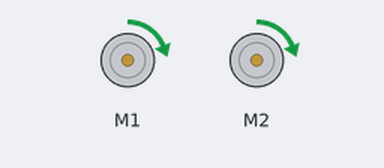
A sketch run on a simulated Arduino Uno, built with avr-gcc and run on an emulated ATmega328P. Shown: 2 × DC motor (green arrow = forward, orange = backward, longer = faster). What the sketch prints to the serial monitor is not drawn.

Above: at 0.1 s.
Timing chart, 0 to 1.6 s (numbered marks = the images above):
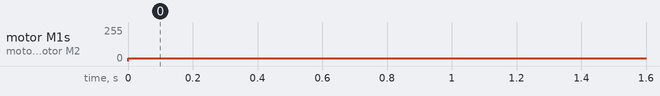

Measured:
- by itself, motor M1, motor M2: stopped → forward 20/255 at 0.00 s

The sketch:

DCMotorTest_maxspeed.ino
```cpp
/*
This is a test sketch for the Adafruit assembled Motor Shield for Arduino v2
It won't work with v1.x motor shields! Only for the v2's with built in PWM
control

For use with the Adafruit Motor Shield v2
---->  http://www.adafruit.com/products/1438
*/

#include <Wire.h>
#include <Adafruit_MotorShield.h>
#include "utility/Adafruit_MS_PWMServoDriver.h"

// Create the motor shield object with the default I2C address
Adafruit_MotorShield AFMS = Adafruit_MotorShield();
// Or, create it with a different I2C address (say for stacking)
// Adafruit_MotorShield AFMS = Adafruit_MotorShield(0x61);

// Select which 'port' M1, M2, M3 or M4. In this case, M1
Adafruit_DCMotor *myMotor = AFMS.getMotor(1);
// You can also make another motor on port M2
Adafruit_DCMotor *myOtherMotor = AFMS.getMotor(2);

void setup() {
  Serial.begin(9600);           // set up Serial library at 9600 bps
  Serial.println("Adafruit Motorshield v2 - DC Motor test!");

  AFMS.begin();  // create with the default frequency 1.6KHz
  //AFMS.begin(1000);  // OR with a different frequency, say 1KHz

  // Set the speed to start, from 0 (off) to 255 (max speed)
  myMotor->setSpeed(20);
  myMotor->run(FORWARD);
  // turn on motor
//  myMotor->run(RELEASE);

  myOtherMotor->setSpeed(20);
  myOtherMotor->run(FORWARD);
  // turn on motor
//  myOtherMotor->run(RELEASE);
}

void loop() {

}
```
